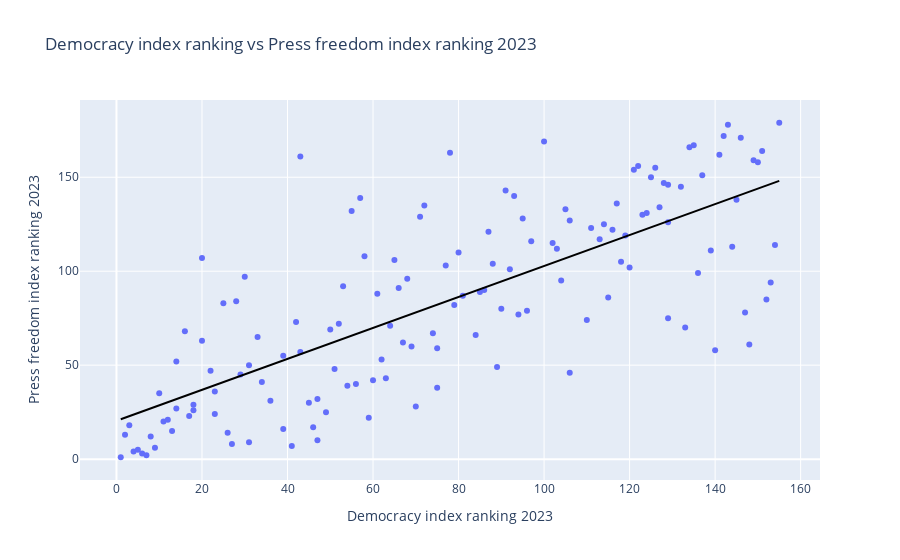

The code cell stored with this chart in its notebook:
### Markdown cell above
## Visualisatie 1

Creeer een scatterplot om de relatie tussen democratie en persvrijheid aan te geven:

We set the repository in a way that you can use [Plotly](https://plotly.com/python/) for interactive visualizations.
For more information, check [this documentation](https://jupyterbook.org/en/stable/interactive/interactive.html).

### Code cell
# creeer een scatterplot om de relatie tussen de democratie en persvrijheid aan te geven per land

fig = px.scatter(data_joined, x='ranking', y='Rank', title = 'Democracy index ranking vs Press freedom index ranking 2023 ', hover_data=['Country_EN'], trendline="ols")

fig.update_layout(
    xaxis_title="Democracy index ranking 2023",
    yaxis_title="Press freedom index ranking 2023"
)

for trace in fig.data:
    if trace.mode == "lines":
        trace.line.color = "black"

fig.show()

### Figure 1 — Plotly figure (JSON) as saved in the notebook; plotly's stock layout.template omitted (floating-point values rounded to 4 significant figures; data arrays with more than 128 entries replaced by an {"elided": "..."} marker saying what was removed)
{"data": [{"customdata": {"elided": "142x1 str values"}, "hovertemplate": "ranking=%{x}<br>Rank=%{y}<br>Country_EN=%{customdata[0]}<extra></extra>", "legendgroup": "", "marker": {"color": "#636efa", "symbol": "circle"}, "mode": "markers", "name": "", "orientation": "v", "showlegend": false, "type": "scatter", "x": {"elided": "142 int values"}, "xaxis": "x", "y": {"elided": "142 int values"}, "yaxis": "y"}, {"hovertemplate": "<b>OLS trendline</b><br>Rank = 0.823956 * ranking + 20.3743<br>R<sup>2</sup>=0.571747<br><br>ranking=%{x}<br>Rank=%{y} <b>(trend)</b><extra></extra>", "legendgroup": "", "line": {"color": "black"}, "marker": {"color": "#636efa", "symbol": "circle"}, "mode": "lines", "name": "", "showlegend": false, "type": "scatter", "x": {"elided": "142 int values"}, "xaxis": "x", "y": {"elided": "142 float values"}, "yaxis": "y"}], "layout": {"legend": {"tracegroupgap": 0}, "title": {"text": "Democracy index ranking vs Press freedom index ranking 2023 "}, "xaxis": {"anchor": "y", "domain": [0, 1], "title": {"text": "Democracy index ranking 2023"}}, "yaxis": {"anchor": "x", "domain": [0, 1], "title": {"text": "Press freedom index ranking 2023"}}}}
